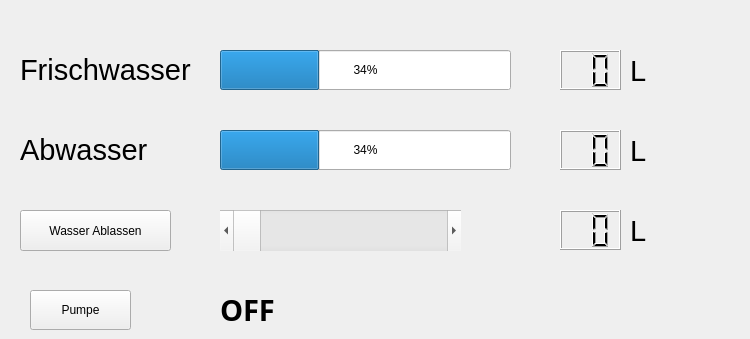
    <widget class="QWidget" name="tab_3">
     <attribute name="icon">
      <iconset>
       <activeon>../icons/1450810623_Wash.png</activeon>
      </iconset>
     </attribute>
     <attribute name="title">
      <string>Wasser</string>
     </attribute>
     <widget class="QProgressBar" name="progressBarFrischwasser">
      <property name="geometry">
       <rect>
        <x>220</x>
        <y>50</y>
        <width>291</width>
        <height>40</height>
       </rect>
      </property>
      <property name="maximum">
       <number>70</number>
      </property>
      <property name="value">
       <number>24</number>
      </property>
     </widget>
     <widget class="QLabel" name="label_21">
      <property name="geometry">
       <rect>
        <x>20</x>
        <y>50</y>
        <width>171</width>
        <height>40</height>
       </rect>
      </property>
      <property name="font">
       <font>
        <pointsize>22</pointsize>
       </font>
      </property>
      <property name="text">
       <string>Frischwasser</string>
      </property>
     </widget>
     <widget class="QLCDNumber" name="lcdNumberFrischwasser">
      <property name="geometry">
       <rect>
        <x>560</x>
        <y>50</y>
        <width>61</width>
        <height>40</height>
       </rect>
      </property>
      <property name="digitCount">
       <number>2</number>
      </property>
     </widget>
     <widget class="QLabel" name="label_23">
      <property name="geometry">
       <rect>
        <x>630</x>
        <y>50</y>
        <width>21</width>
        <height>41</height>
       </rect>
      </property>
      <property name="font">
       <font>
        <pointsize>22</pointsize>
       </font>
      </property>
      <property name="text">
       <string>L</string>
      </property>
     </widget>
     <widget class="QLabel" name="label_24">
      <property name="geometry">
       <rect>
        <x>20</x>
        <y>130</y>
        <width>171</width>
        <height>40</height>
       </rect>
      </property>
      <property name="font">
       <font>
        <pointsize>22</pointsize>
       </font>
      </property>
      <property name="text">
       <string>Abwasser</string>
      </property>
     </widget>
     <widget class="QProgressBar" name="progressBarAbwasser">
      <property name="geometry">
       <rect>
        <x>220</x>
        <y>130</y>
        <width>291</width>
        <height>40</height>
       </rect>
      </property>
      <property name="maximum">
       <number>70</number>
      </property>
      <property name="value">
       <number>24</number>
      </property>
     </widget>
     <widget class="QLCDNumber" name="lcdNumberAbwasser">
      <property name="geometry">
       <rect>
        <x>560</x>
        <y>130</y>
        <width>61</width>
        <height>40</height>
       </rect>
      </property>
      <property name="digitCount">
       <number>2</number>
      </property>
     </widget>
     <widget class="QLabel" name="label_25">
      <property name="geometry">
       <rect>
        <x>630</x>
        <y>130</y>
        <width>21</width>
        <height>41</height>
       </rect>
      </property>
      <property name="font">
       <font>
        <pointsize>22</pointsize>
       </font>
      </property>
      <property name="text">
       <string>L</string>
      </property>
     </widget>
     <widget class="QToolButton" name="toolButton">
      <property name="geometry">
       <rect>
        <x>30</x>
        <y>290</y>
        <width>101</width>
        <height>40</height>
       </rect>
      </property>
      <property name="text">
       <string>Pumpe</string>
      </property>
     </widget>
     <widget class="QToolButton" name="toolButton_2">
      <property name="geometry">
       <rect>
        <x>20</x>
        <y>210</y>
        <width>151</width>
        <height>41</height>
       </rect>
      </property>
      <property name="text">
       <string>Wasser Ablassen</string>
      </property>
     </widget>
     <widget class="QScrollBar" name="ScrollBarWasserAblassen">
      <property name="geometry">
       <rect>
        <x>220</x>
        <y>210</y>
        <width>241</width>
        <height>41</height>
       </rect>
      </property>
      <property name="maximum">
       <number>70</number>
      </property>
      <property name="orientation">
       <enum>Qt::Horizontal</enum>
      </property>
     </widget>
     <widget class="QLCDNumber" name="lcdNumberAbwasserSoll">
      <property name="geometry">
       <rect>
        <x>560</x>
        <y>210</y>
        <width>61</width>
        <height>40</height>
       </rect>
      </property>
      <property name="digitCount">
       <number>2</number>
      </property>
     </widget>
     <widget class="QLabel" name="label_26">
      <property name="geometry">
       <rect>
        <x>630</x>
        <y>210</y>
        <width>21</width>
        <height>41</height>
       </rect>
      </property>
      <property name="font">
       <font>
        <pointsize>22</pointsize>
       </font>
      </property>
      <property name="text">
       <string>L</string>
      </property>
     </widget>
     <widget class="QLabel" name="label_PumpeStat">
      <property name="geometry">
       <rect>
        <x>220</x>
        <y>290</y>
        <width>71</width>
        <height>40</height>
       </rect>
      </property>
      <property name="font">
       <font>
        <family>Arial Black</family>
        <pointsize>22</pointsize>
        <weight>75</weight>
        <bold>true</bold>
       </font>
      </property>
      <property name="text">
       <string>OFF</string>
      </property>
     </widget>
     <widget class="QLabel" name="label_wasserLassen">
      <property name="geometry">
       <rect>
        <x>670</x>
        <y>210</y>
        <width>71</width>
        <height>51</height>
       </rect>
      </property>
      <property name="text">
       <string/>
      </property>
      <property name="pixmap">
       <pixmap>../icons/1450814635_pipe.png</pixmap>
      </property>
      <property name="scaledContents">
       <bool>true</bool>
      </property>
     </widget>
    </widget>
